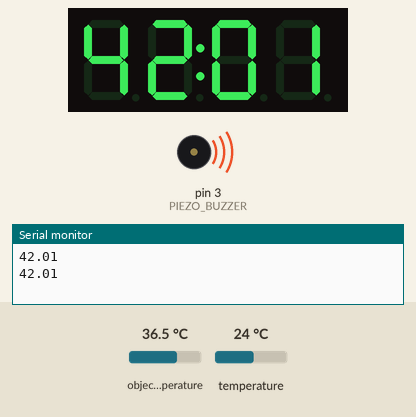
Recording of a sketch running on a simulated Arduino Uno, built with avr-gcc and run on an emulated ATmega328P. Parts: 4-digit seven-segment display, buzzer (waves = sounding), the last lines printed to the serial monitor. The test bench sets the inputs (shaded band); at power-on: object temperature 36.5 °C, temperature 24 °C.

Above: at 11.3 s.
11.4 s: object temperature set to 32 °C
At 21.5 s:
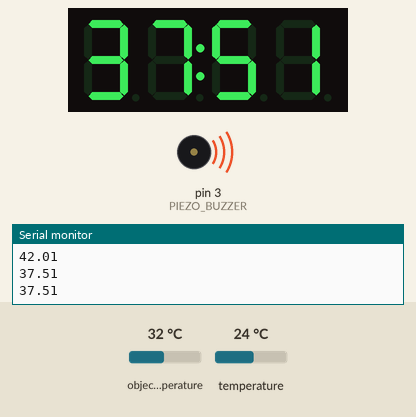
22.0 s: object temperature set to 39 °C
At 22.6 s:
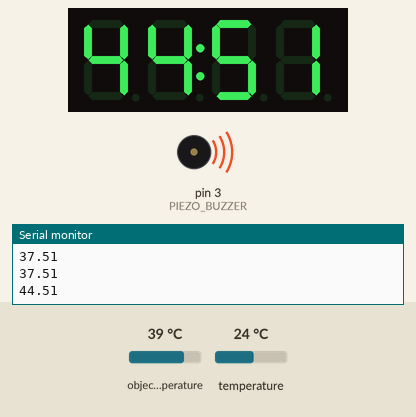
33.5 s: object temperature set to 44 °C
At 43.2 s:
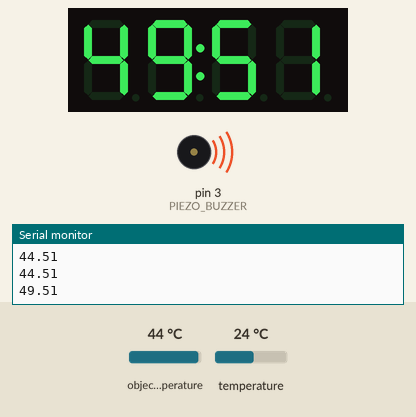
Timing chart, 0 to 49.7 s (numbered marks = the images above; inputs shaded):
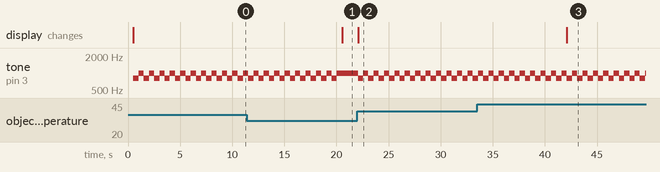

The sketch:

3_5_3.ino
```cpp
#include <Adafruit_MLX90614.h>
#include <TM1637TinyDisplay.h>

#define PIEZO_BUZZER  3

Adafruit_MLX90614 mlx = Adafruit_MLX90614();

#define CLK 9
#define DIO 10
TM1637TinyDisplay display(CLK, DIO);

float calibrationValue = 5.5;

void setup() {
  Serial.begin(9600);

  mlx.begin();

  display.setBrightness(BRIGHT_7);
}

void loop() {
  float objectTempC = objectTemp();
  if(objectTempC != 0)
  {
    Serial.println(objectTempC);
    if(objectTempC >= 34)
    {
      if(objectTempC <=38.0)
      {
        display.showNumber(objectTempC);
        tone(PIEZO_BUZZER, 1000,500);
      }
      else
      {
        display.showNumber(objectTempC);
        for(int i=0;i<10;i++)
        {
          tone(PIEZO_BUZZER, 800);
          delay(500);
          tone(PIEZO_BUZZER, 1000);
          delay(500);
        }
        noTone(PIEZO_BUZZER);
      }
    }
  }
}

float objectTemp()
{
  static unsigned long currTime = 0;
  static unsigned long prevTime = 0;

  currTime = millis();
  if (currTime - prevTime >= 500)
  {
    prevTime = currTime;
    float ambientTemp = mlx.readAmbientTempC();
    float objectTemp = mlx.readObjectTempC();
    objectTemp = objectTemp + calibrationValue;
    return objectTemp;
  }
  return 0;
}
```

Measured:
- after the input at 11.4 s, the display: changes after 9.2 s (image 1)
- after the input at 22.0 s, tone on pin 3 (PIEZO_BUZZER): plays 800 Hz for 0.50 s, 1000 Hz for 0.50 s, 800 Hz for 0.50 s, 1000 Hz for 0.50 s, 800 Hz for 0.50 s, 1000 Hz for 0.50 s … (23 notes in this stretch), starting after 0.07 s; the display: changes after 0.07 s (image 2)
- after the input at 33.5 s, the display: changes after 8.6 s (image 3)
- by itself, tone on pin 3 (PIEZO_BUZZER): plays 800 Hz for 0.50 s, 1000 Hz for 0.50 s, 800 Hz for 0.50 s, 1000 Hz for 0.50 s, 800 Hz for 0.50 s, 1000 Hz for 0.50 s … (22 notes in this stretch)
